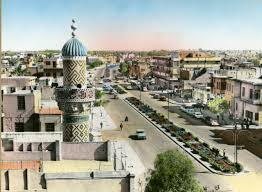
#> input picture images/bagdad.jpg, 262 x 192 px
$ python -i harrisdetector.py   (imports and definitions only)   (older library calls are emulated)
#> lines starting #> are read from the running program, lines starting #| are printed output that depends on the picture
#> further down, picture is the input picture: shape (192, 262, 3); mean B, G, R 147.5, 160.3, 158.8
import cv2
import numpy as np
from operator import itemgetter
from typing import Tuple, List


def get_grads(img):
	# grad_x = cv2.Sobel(img,cv2.CV_64F,1,0,ksize=3)
	# grad_y = cv2.Sobel(img,cv2.CV_64F,0,1,ksize=3)
	grad_x = cv2.Scharr(img,cv2.CV_64F,1,0)
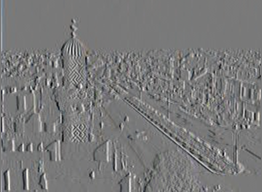
#> grad_x: shape (192, 262, 3) float64; mean B, G, R 2.3, 0.9, -0.5; drawn with min black and max white
	grad_y = cv2.Scharr(img,cv2.CV_64F,0,1)
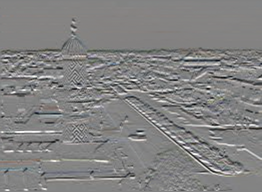
#> grad_y: shape (192, 262, 3) float64; mean B, G, R -12.1, -3.5, 4.6; drawn with min black and max white
	return grad_x, grad_y


def harris_corners(image: np.ndarray, patch_size=3, threshold_div_factor=1e3, k=0.06, blur_sigma=3.0) -> List[Tuple[float, np.ndarray]]:
	"""
	Return the harris corners detected in the image.

	:param img:				 The grayscale image.	shape (480, 640)
	:param threshold:		 The harris respnse function threshold.
	:param blur_sigma: 		 Sigma value for the image bluring.

	:return:
					A sorted list of tuples containing response value and image position.
			        The list is sorted from largest to smallest response value.
	"""

	"""
	input parameter:		 grayscale image
	output: 				 image with corner features and corners ( list of tuples(float, np.array) )
	"""

	#calculate image intensity gradients
	I_x, I_y = get_grads(image)
	#calculate the matrix elements:
	I_xx = I_x**2
	I_xy = I_x*I_y
	I_yy = I_y**2

	corners = []
	# [4 lines of commented-out code are left out]
	A_mat = cv2.GaussianBlur(I_xx, (patch_size, patch_size), blur_sigma)
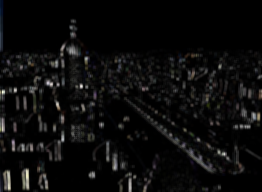
#> A_mat: shape (192, 262, 3) float64; mean B, G, R 291359.6, 295816.6, 302417.4; drawn with min black and max white
	B_mat = cv2.GaussianBlur(I_xy, (patch_size, patch_size), blur_sigma)
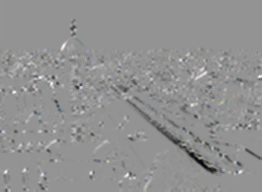
#> B_mat: shape (192, 262, 3) float64; mean B, G, R -29730, -29803.5, -30153.4; drawn with min black and max white
	C_mat = cv2.GaussianBlur(I_yy, (patch_size, patch_size), blur_sigma)

	determinants = (A_mat * C_mat) - B_mat**2
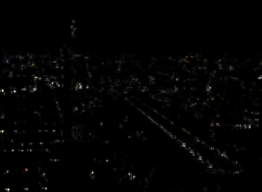
#> determinants: shape (192, 262, 3) float64; mean B, G, R 1.21e+11, 1.25e+11, 1.29e+11; drawn with min black and max white
	traces = A_mat + C_mat
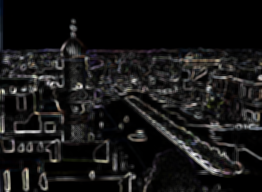
#> traces: shape (192, 262, 3) float64; mean B, G, R 686202, 692821, 710582; drawn with min black and max white
	R_matrix = determinants - k*(traces)**2
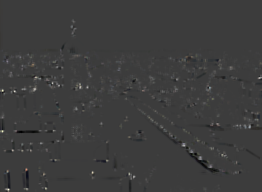
#> R_matrix: shape (192, 262, 3) float64; mean B, G, R 3.66e+10, 3.8e+10, 3.8e+10; drawn with min black and max white

	threshold = np.max(R_matrix)/threshold_div_factor
#> threshold = 7.97e+09
	corner_indices = np.argwhere(R_matrix>threshold)
	# num tiles in each direction
	num_tiles = 10
	# heigth, width of each tile
	height = image.shape[0]//num_tiles #48
#> height = 19
	width = image.shape[1]//num_tiles#64
#> width = 26
	best_indices = []
	# splitting into 100 tiles
	for i in range(10):		#tile i høyden
		for j in range(10):	#tile i bredden
			# aktuell bit av R
			R_bit =  R_matrix[i*width:(i+1)*width , j*height:(j+1)*height]
			above = []
			# indices i biten av R som er over threshold
			above_threshold =  np.argwhere(R_bit > threshold )
			for v, u in above_threshold:
				# append R-verdi og pixel-kooridnatene til bildet til alle over threhsold
				above.append( (R_bit[v, u], (j*height + u,  i*width + v) ) )


			if len(above) != 0:
				#if it found any R-values above threshold
				best = sorted(above, key=lambda x : x[0], reverse=True)
				# append pixelkoordinaten til punkt med beste R-verdi i tilen
				best_indices.append(best[0][1])
				corners.append( (R_bit[v, u], best[0][1]) )
#> after the loop, best_indices = []; corners = []

	corners = sorted(corners, key=lambda x : x[0], reverse=True)
	return corners[:80]

>>> import cv2
>>> picture = cv2.imread('../images/bagdad.jpg')
#> (the run stopped early here; a loop or call above may not have finished)

$ run again, on images/kollen.jpg
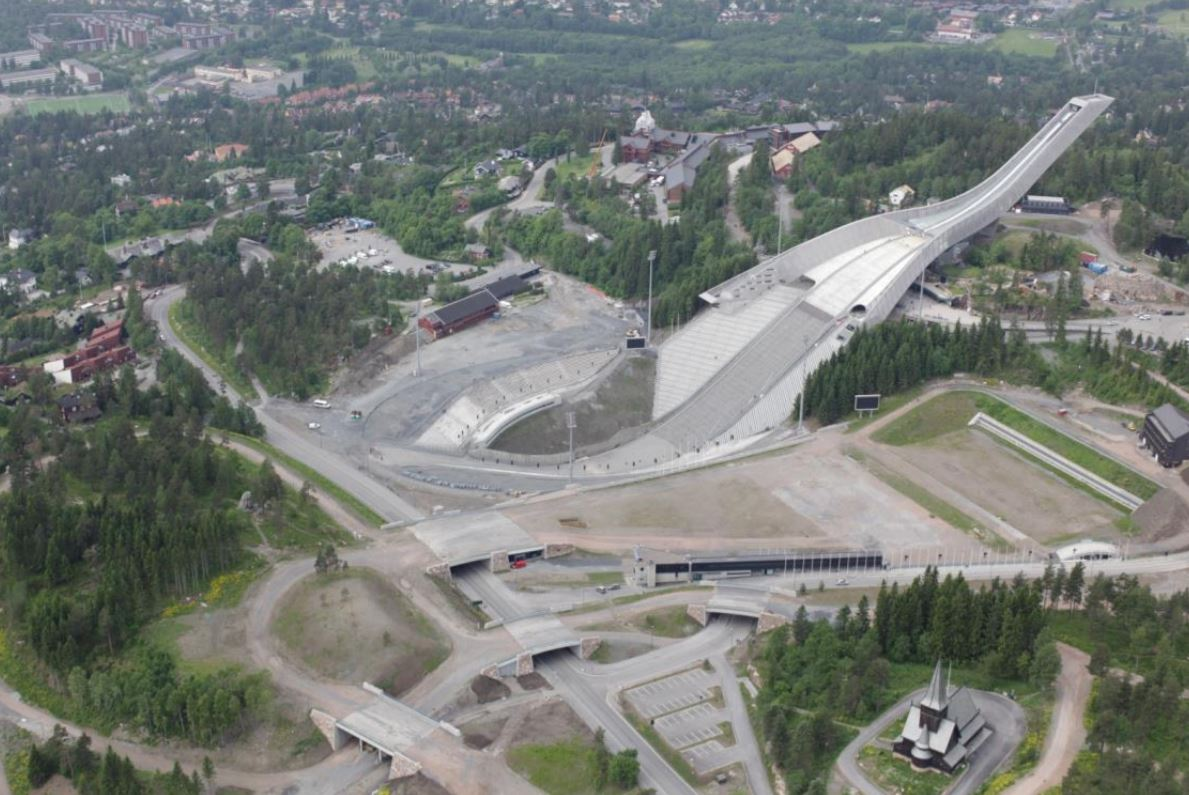
#> input picture images/kollen.jpg, 1189 x 795 px
#> picture is the input picture: shape (795, 1189, 3); mean B, G, R 118.8, 123.4, 119
#> in harris_corners, `I_xy = I_x*I_y`:
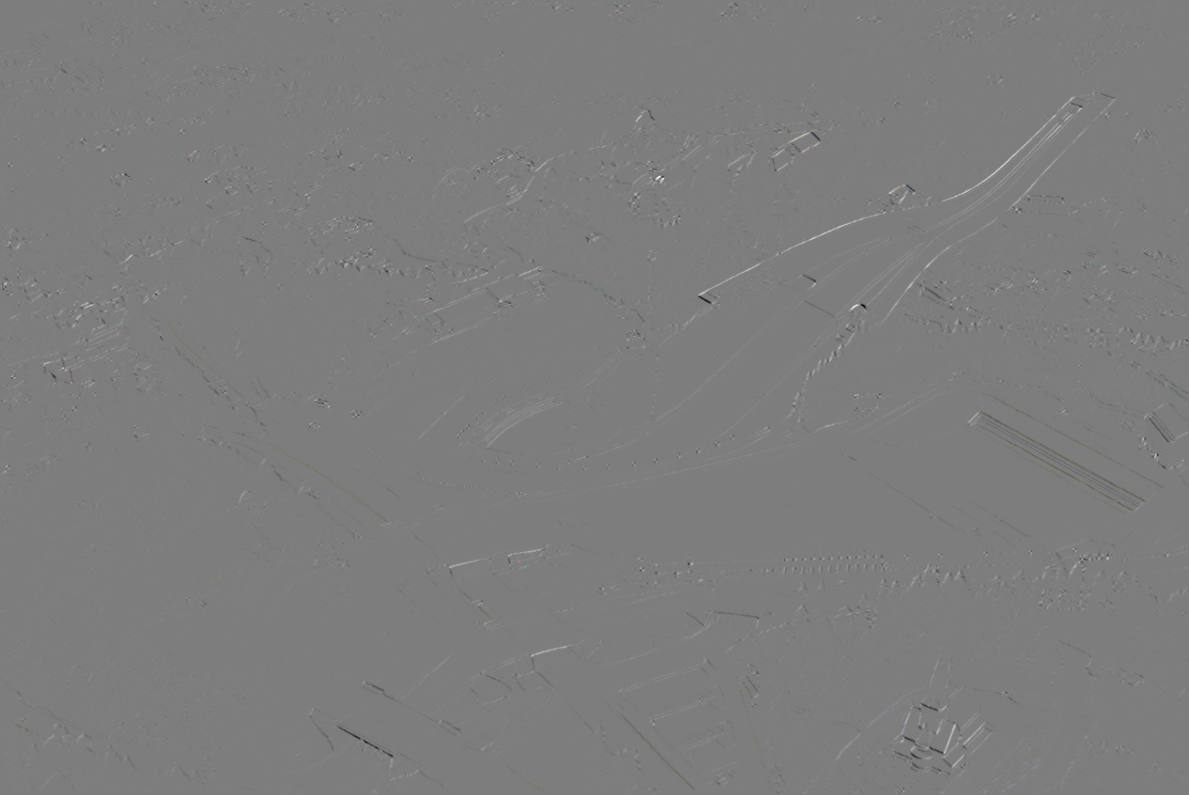
#> I_xy: shape (795, 1189, 3) float64; mean B, G, R 2445.8, 2980.2, 2900.3; drawn with min black and max white
#> in harris_corners, `traces = A_mat + C_mat`:
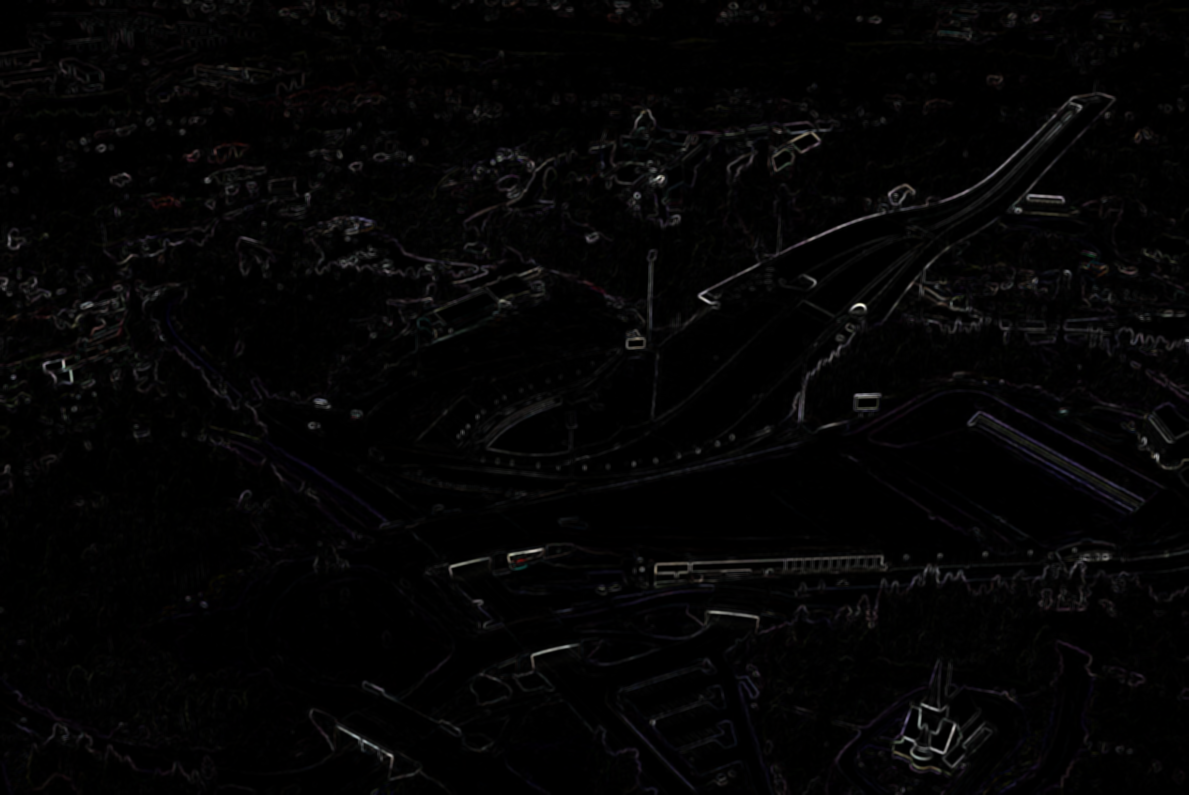
#> traces: shape (795, 1189, 3) float64; mean B, G, R 75733.5, 72780.1, 77406.8; drawn with min black and max white
#> threshold = 1.33e+09
#> after the loop in harris_corners, `for i in range(10):`: best_indices = []

$ run again, on images/office.jpg
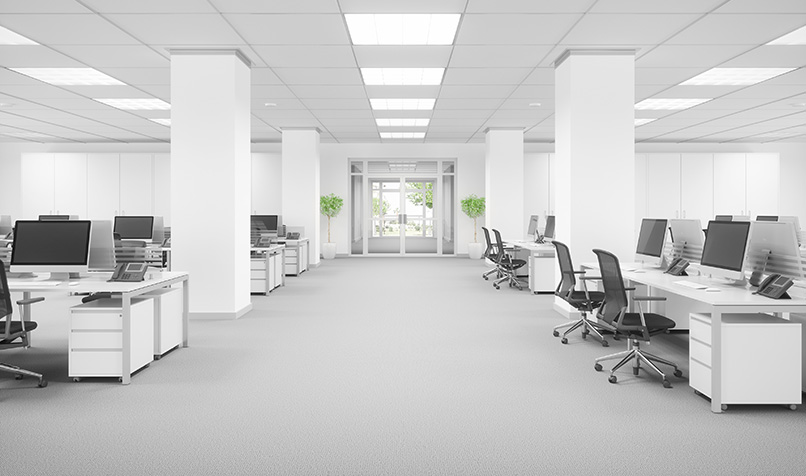
#> input picture images/office.jpg, 806 x 476 px
#> picture is the input picture: shape (476, 806, 3); mean B, G, R 198.6, 198.8, 198.8
#> in harris_corners, `traces = A_mat + C_mat`:
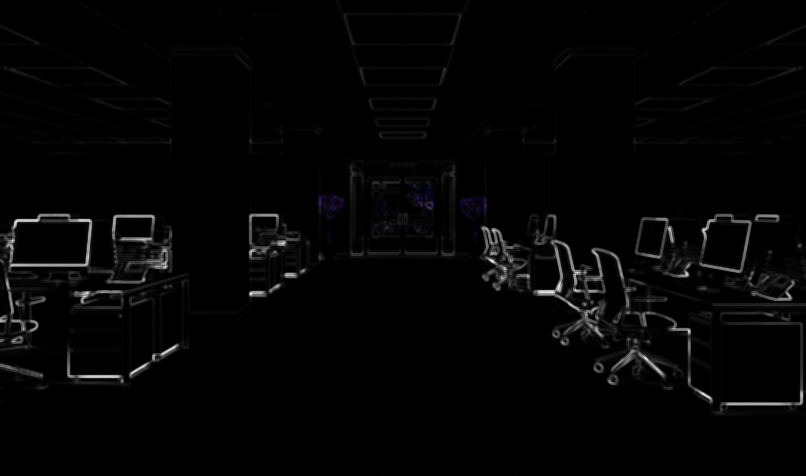
#> traces: shape (476, 806, 3) float64; mean B, G, R 147491.6, 144744.9, 145449.8; drawn with min black and max white
#> in harris_corners, `R_matrix = determinants - k*(traces)**2`:
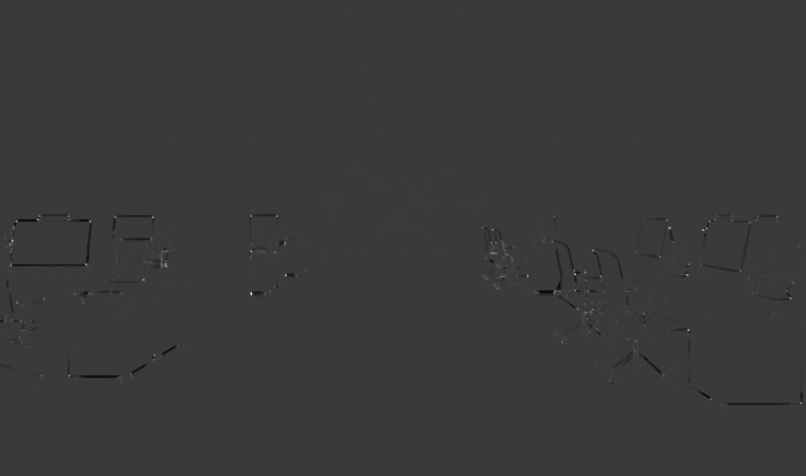
#> R_matrix: shape (476, 806, 3) float64; mean B, G, R -6.11e+09, -6.36e+09, -6.32e+09; drawn with min black and max white
#> threshold = 1.09e+10
#> after the loop in harris_corners, `for i in range(10):`: best_indices = []
